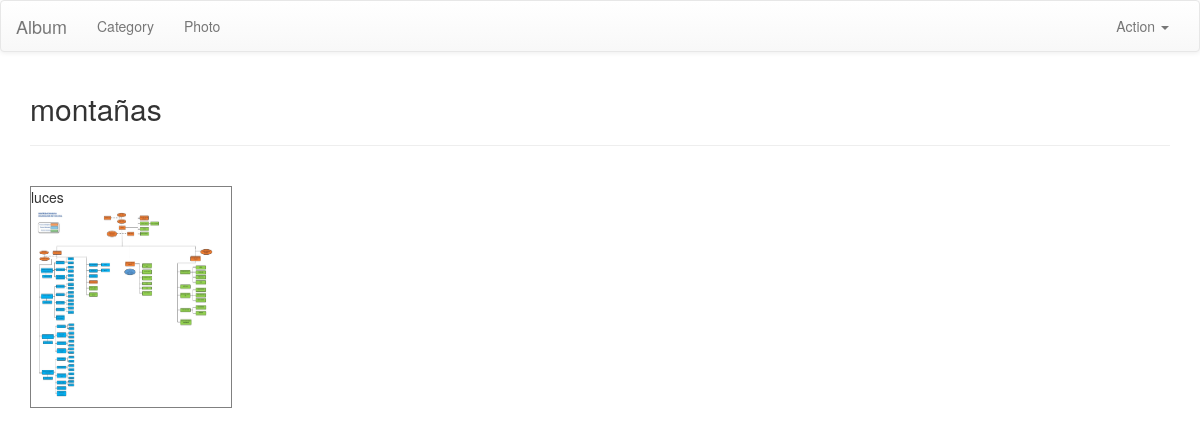
The app's page /album/category/4/detail/ with its own data.
### album/models.py (models this page shows, shortened)
class Category(models.Model):
    name = models.CharField(max_length=50)

class Photo(models.Model):
    category = models.ForeignKey('Category', on_delete=models.PROTECT)
    title = models.CharField(max_length=50, default='No title')
    photo = models.ImageField(upload_to='photos/')
    pub_date = models.DateField(auto_now_add=True)
    favorite = models.BooleanField(default=False)
    comment = models.CharField(max_length=200, blank=True)

### album/views.py (the view)
# urls.py: url(r'^category/(?P<category_id>\d+)/detail/$', views.category_detail,
def category_detail(request, category_id):
	category = Category.objects.get(id=category_id)
	context = {'object': category}
	return render(request, 'album/category_detail.html', context)

### album/templates/album/category_detail.html (shortened to what this page needs)
{% extends 'base.html' %}
{% load static %}
{% block section %}
<h2>{{ object.name }}</h2>
<hr>
{% endblock section %}
{% block maincontent %}
<div>
	<table border="1px">
		<tr>
			{% for p in object.photo_set.all %}
			<td>
				<div>{{ p.title }}</div>
				<div>
						<img src= "{% static p.photo.url %}"
						style= "width:200px;height:200px"/>
				</div>
			</td>
			{% endfor %}
		</tr> ​
	</table>
</div>
{% endblock maincontent %}

### records on screen
Category: name "montañas"
Photo: title "luces", photo (picture)
